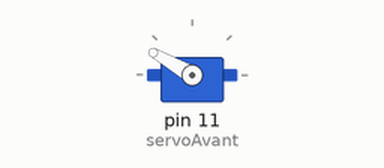
Simulated run of this sketch. Board: Arduino Uno, built with avr-gcc and run on an emulated ATmega328P. On the bench: servo.

Above: at 0.05 s.
Timing chart, 0 to 4.6 s (numbered marks = the images above):
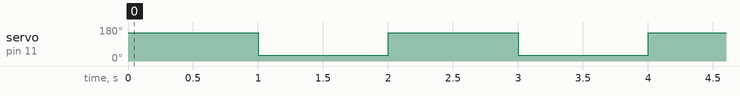

The sketch:

test_servo.ino
```cpp
#include <Servo.h>

Servo servoAvant;

void setup()
{
  servoAvant.attach(11);
  servoAvant.write(90);
}

void loop()
{
  servoAvant.write(150);
  delay(1000);
  servoAvant.write(30);
  delay(1000);

}
```

Measured:
- by itself, servo on pin 11 (servoAvant): alternates 150° for 1.0 s and 30° for 1.0 s
